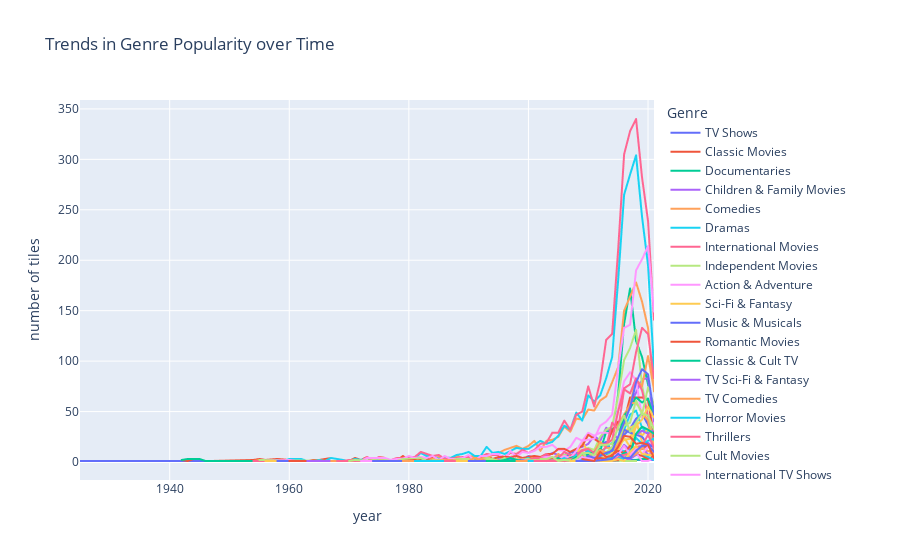

The code cell stored with this chart in its notebook:
### Markdown cell above
<h1 style="font-family: 'Poppins', sans-serif; font-weight: 700; 
           text-align:center; background: linear-gradient(90deg, #E74C3C, #A93226); 
           -webkit-background-clip: text; -webkit-text-fill-color: transparent; margin-top: 40px;">
Trends in Genre Popularity over Time
</h1>

### Code cell
# spliting genre 
df['Genre'] = df['Genre'].str.split(',')
df= df.explode('Genre')
df['Genre'] = df['Genre'].str.strip()


# groupby release year
genre_trends = df.groupby(['release_year','Genre']).size().reset_index(name='count')

# top 5 genre
top_5 = genre_trends.groupby('Genre')['count'].sum().nlargest(5).index

# using plotly to visualize trends of genre
fig = px.line(genre_trends, x='release_year', y='count', color='Genre',
              title="Trends in Genre Popularity over Time" ,
              labels={'release_year':'year' , 'count':'number of tiles'})
fig.show()

### Figure 1 — Plotly figure (JSON) as saved in the notebook; plotly's stock layout.template omitted (floating-point values rounded to 4 significant figures)
{"data": [{"hovertemplate": "Genre=TV Shows<br>year=%{x}<br>number of tiles=%{y}<extra></extra>", "legendgroup": "TV Shows", "line": {"color": "#636efa", "dash": "solid"}, "marker": {"symbol": "circle"}, "mode": "lines", "name": "TV Shows", "showlegend": true, "type": "scattergl", "x": [1925, 1945, 1946, 1991, 1994, 2006, 2014, 2015, 2017, 2019, 2020, 2021], "xaxis": "x", "y": [1, 1, 1, 1, 1, 1, 1, 1, 2, 2, 2, 2], "yaxis": "y"}, {"hovertemplate": "Genre=Classic Movies<br>year=%{x}<br>number of tiles=%{y}<extra></extra>", "legendgroup": "Classic Movies", "line": {"color": "#EF553B", "dash": "solid"}, "marker": {"symbol": "circle"}, "mode": "lines", "name": "Classic Movies", "showlegend": true, "type": "scattergl", "x": [1942, 1943, 1944, 1945, 1946, 1947, 1954, 1955, 1956, 1958, 1960, 1961, 1962, 1963, 1964, 1965, 1967, 1968, 1969, 1970, 1971, 1972, 1973, 1974, 1975, 1976, 1977, 1978, 1979, 1980, 1981, 1982, 1984, 1985, 1986, 1987, 1988, 1989, 1990, 1991, 1992, 1993, 1994, 2018], "xaxis": "x", "y": [2, 1, 3, 3, 1, 1, 2, 3, 2, 3, 2, 1, 2, 1, 2, 2, 4, 3, 1, 1, 4, 2, 5, 2, 5, 4, 2, 1, 6, 2, 5, 2, 5, 1, 2, 1, 2, 3, 3, 2, 6, 7, 3, 1], "yaxis": "y"}, {"hovertemplate": "Genre=Documentaries<br>year=%{x}<br>number of tiles=%{y}<extra></extra>", "legendgroup": "Documentaries", "line": {"color": "#00cc96", "dash": "solid"}, "marker": {"symbol": "circle"}, "mode": "lines", "name": "Documentaries", "showlegend": true, "type": "scattergl", "x": [1942, 1943, 1944, 1945, 1946, 1947, 1972, 1973, 1977, 1979, 1980, 1988, 1990, 1994, 1997, 1998, 2000, 2002, 2004, 2005, 2006, 2007, 2008, 2009, 2010, 2011, 2012, 2013, 2014, 2015, 2016, 2017, 2018, 2019, 2020, 2021], "xaxis": "x", "y": [2, 3, 3, 3, 1, 1, 1, 1, 1, 1, 1, 1, 2, 2, 1, 3, 1, 3, 1, 5, 3, 4, 5, 3, 8, 7, 11, 30, 31, 67, 137, 172, 120, 104, 77, 53], "yaxis": "y"}, {"hovertemplate": "Genre=Children & Family Movies<br>year=%{x}<br>number of tiles=%{y}<extra></extra>", "legendgroup": "Children & Family Movies", "line": {"color": "#ab63fa", "dash": "solid"}, "marker": {"symbol": "circle"}, "mode": "lines", "name": "Children & Family Movies", "showlegend": true, "type": "scattergl", "x": [1954, 1968, 1971, 1973, 1977, 1978, 1980, 1981, 1982, 1984, 1986, 1989, 1991, 1992, 1993, 1994, 1995, 1997, 1998, 1999, 2000, 2001, 2002, 2003, 2004, 2005, 2006, 2007, 2008, 2009, 2010, 2011, 2012, 2013, 2014, 2015, 2016, 2017, 2018, 2019, 2020, 2021], "xaxis": "x", "y": [1, 1, 1, 1, 1, 1, 1, 1, 1, 2, 3, 4, 2, 1, 4, 2, 3, 1, 2, 3, 6, 5, 3, 6, 9, 7, 7, 9, 13, 15, 18, 26, 21, 34, 29, 23, 45, 55, 69, 82, 83, 40], "yaxis": "y"}, {"hovertemplate": "Genre=Comedies<br>year=%{x}<br>number of tiles=%{y}<extra></extra>", "legendgroup": "Comedies", "line": {"color": "#FFA15A", "dash": "solid"}, "marker": {"symbol": "circle"}, "mode": "lines", "name": "Comedies", "showlegend": true, "type": "scattergl", "x": [1954, 1955, 1958, 1960, 1962, 1968, 1970, 1971, 1972, 1973, 1974, 1975, 1976, 1977, 1978, 1979, 1980, 1981, 1982, 1983, 1984, 1985, 1986, 1987, 1988, 1989, 1990, 1991, 1992, 1993, 1994, 1995, 1996, 1997, 1998, 1999, 2000, 2001, 2002, 2003, 2004, 2005, 2006, 2007, 2008, 2009, 2010, 2011, 2012, 2013, 2014, 2015, 2016, 2017, 2018, 2019, 2020, 2021], "xaxis": "x", "y": [1, 2, 1, 2, 1, 1, 1, 1, 1, 1, 4, 2, 3, 1, 1, 3, 3, 5, 5, 1, 3, 5, 2, 1, 6, 4, 6, 5, 5, 4, 7, 9, 12, 14, 16, 13, 16, 21, 11, 21, 22, 25, 35, 30, 43, 42, 52, 51, 61, 65, 79, 94, 150, 164, 178, 159, 133, 70], "yaxis": "y"}, {"hovertemplate": "Genre=Dramas<br>year=%{x}<br>number of tiles=%{y}<extra></extra>", "legendgroup": "Dramas", "line": {"color": "#19d3f3", "dash": "solid"}, "marker": {"symbol": "circle"}, "mode": "lines", "name": "Dramas", "showlegend": true, "type": "scattergl", "x": [1954, 1955, 1956, 1958, 1959, 1960, 1962, 1963, 1964, 1965, 1966, 1967, 1969, 1970, 1971, 1972, 1973, 1974, 1975, 1976, 1977, 1978, 1979, 1980, 1981, 1982, 1983, 1984, 1985, 1986, 1987, 1988, 1989, 1990, 1991, 1992, 1993, 1994, 1995, 1996, 1997, 1998, 1999, 2000, 2001, 2002, 2003, 2004, 2005, 2006, 2007, 2008, 2009, 2010, 2011, 2012, 2013, 2014, 2015, 2016, 2017, 2018, 2019, 2020, 2021], "xaxis": "x", "y": [1, 1, 1, 2, 1, 3, 3, 1, 1, 2, 1, 4, 2, 1, 3, 2, 4, 3, 4, 4, 2, 3, 3, 5, 4, 9, 6, 6, 3, 5, 4, 7, 8, 10, 6, 6, 15, 9, 10, 8, 11, 14, 13, 13, 17, 21, 18, 20, 26, 36, 32, 49, 41, 66, 60, 66, 83, 104, 180, 265, 285, 304, 243, 195, 92], "yaxis": "y"}, {"hovertemplate": "Genre=International Movies<br>year=%{x}<br>number of tiles=%{y}<extra></extra>", "legendgroup": "International Movies", "line": {"color": "#FF6692", "dash": "solid"}, "marker": {"symbol": "circle"}, "mode": "lines", "name": "International Movies", "showlegend": true, "type": "scattergl", "x": [1954, 1956, 1958, 1959, 1960, 1962, 1964, 1966, 1967, 1968, 1969, 1970, 1971, 1972, 1973, 1974, 1975, 1976, 1977, 1978, 1979, 1980, 1981, 1982, 1983, 1984, 1985, 1986, 1988, 1989, 1990, 1991, 1992, 1993, 1994, 1995, 1996, 1997, 1998, 1999, 2000, 2001, 2002, 2003, 2004, 2005, 2006, 2007, 2008, 2009, 2010, 2011, 2012, 2013, 2014, 2015, 2016, 2017, 2018, 2019, 2020, 2021], "xaxis": "x", "y": [1, 1, 1, 1, 2, 1, 1, 1, 1, 1, 1, 2, 2, 1, 5, 2, 5, 3, 2, 4, 4, 5, 5, 10, 8, 6, 7, 3, 4, 5, 5, 2, 5, 8, 7, 7, 5, 9, 8, 12, 9, 12, 18, 19, 29, 29, 41, 32, 47, 50, 75, 55, 80, 121, 127, 210, 305, 328, 340, 282, 239, 141], "yaxis": "y"}, {"hovertemplate": "Genre=Independent Movies<br>year=%{x}<br>number of tiles=%{y}<extra></extra>", "legendgroup": "Independent Movies", "line": {"color": "#B6E880", "dash": "solid"}, "marker": {"symbol": "circle"}, "mode": "lines", "name": "Independent Movies", "showlegend": true, "type": "scattergl", "x": [1955, 1967, 1973, 1974, 1977, 1978, 1982, 1983, 1985, 1988, 1990, 1991, 1992, 1993, 1995, 1996, 1997, 1998, 1999, 2000, 2001, 2002, 2003, 2004, 2005, 2006, 2007, 2008, 2009, 2010, 2011, 2012, 2013, 2014, 2015, 2016, 2017, 2018, 2019, 2020, 2021], "xaxis": "x", "y": [2, 1, 1, 2, 1, 1, 5, 2, 1, 1, 1, 3, 2, 4, 2, 1, 2, 4, 1, 1, 1, 4, 1, 4, 7, 7, 6, 10, 12, 14, 12, 25, 32, 35, 65, 101, 113, 131, 76, 46, 16], "yaxis": "y"}, {"hovertemplate": "Genre=Action & Adventure<br>year=%{x}<br>number of tiles=%{y}<extra></extra>", "legendgroup": "Action & Adventure", "line": {"color": "#FF97FF", "dash": "solid"}, "marker": {"symbol": "circle"}, "mode": "lines", "name": "Action & Adventure", "showlegend": true, "type": "scattergl", "x": [1956, 1960, 1961, 1962, 1963, 1967, 1968, 1971, 1972, 1973, 1975, 1976, 1977, 1978, 1979, 1980, 1981, 1982, 1983, 1984, 1985, 1986, 1987, 1988, 1989, 1990, 1991, 1992, 1993, 1994, 1995, 1996, 1997, 1998, 1999, 2000, 2001, 2002, 2003, 2004, 2005, 2006, 2007, 2008, 2009, 2010, 2011, 2012, 2013, 2014, 2015, 2016, 2017, 2018, 2019, 2020, 2021], "xaxis": "x", "y": [1, 2, 1, 1, 1, 1, 1, 1, 1, 4, 4, 4, 2, 3, 3, 6, 4, 5, 4, 6, 2, 6, 3, 3, 4, 7, 1, 6, 6, 8, 8, 3, 11, 5, 10, 9, 11, 15, 15, 17, 12, 11, 15, 24, 21, 29, 26, 29, 29, 28, 53, 80, 89, 81, 44, 46, 37], "yaxis": "y"}, {"hovertemplate": "Genre=Sci-Fi & Fantasy<br>year=%{x}<br>number of tiles=%{y}<extra></extra>", "legendgroup": "Sci-Fi & Fantasy", "line": {"color": "#FECB52", "dash": "solid"}, "marker": {"symbol": "circle"}, "mode": "lines", "name": "Sci-Fi & Fantasy", "showlegend": true, "type": "scattergl", "x": [1956, 1980, 1990, 1992, 1993, 1994, 1995, 1996, 1997, 1998, 1999, 2000, 2001, 2002, 2003, 2004, 2005, 2006, 2007, 2008, 2009, 2010, 2011, 2012, 2013, 2014, 2015, 2016, 2017, 2018, 2019, 2020], "xaxis": "x", "y": [1, 1, 1, 1, 1, 2, 2, 2, 2, 2, 4, 3, 4, 4, 5, 2, 5, 6, 5, 5, 21, 9, 7, 4, 7, 13, 16, 22, 23, 42, 20, 1], "yaxis": "y"}, {"hovertemplate": "Genre=Music & Musicals<br>year=%{x}<br>number of tiles=%{y}<extra></extra>", "legendgroup": "Music & Musicals", "line": {"color": "#636efa", "dash": "solid"}, "marker": {"symbol": "circle"}, "mode": "lines", "name": "Music & Musicals", "showlegend": true, "type": "scattergl", "x": [1958, 1964, 1966, 1971, 1973, 1974, 1975, 1976, 1978, 1981, 1983, 1986, 1987, 1988, 1989, 1990, 1991, 1993, 1994, 1995, 1997, 1998, 1999, 2000, 2001, 2002, 2003, 2004, 2005, 2006, 2007, 2008, 2009, 2010, 2011, 2012, 2013, 2014, 2015, 2016, 2017, 2018, 2019, 2020, 2021], "xaxis": "x", "y": [1, 1, 1, 1, 1, 1, 1, 1, 1, 1, 1, 1, 1, 1, 1, 1, 2, 2, 1, 2, 2, 2, 3, 2, 1, 5, 4, 3, 7, 2, 10, 9, 7, 11, 6, 17, 20, 10, 24, 27, 33, 43, 48, 37, 19], "yaxis": "y"}, {"hovertemplate": "Genre=Romantic Movies<br>year=%{x}<br>number of tiles=%{y}<extra></extra>", "legendgroup": "Romantic Movies", "line": {"color": "#EF553B", "dash": "solid"}, "marker": {"symbol": "circle"}, "mode": "lines", "name": "Romantic Movies", "showlegend": true, "type": "scattergl", "x": [1960, 1962, 1965, 1969, 1972, 1973, 1974, 1976, 1980, 1981, 1982, 1983, 1984, 1988, 1992, 1993, 1995, 1996, 1997, 1998, 1999, 2000, 2001, 2002, 2003, 2004, 2005, 2006, 2007, 2008, 2009, 2010, 2011, 2012, 2013, 2014, 2015, 2016, 2017, 2018, 2019, 2020, 2021], "xaxis": "x", "y": [1, 1, 1, 1, 1, 1, 1, 1, 1, 2, 1, 2, 2, 1, 1, 1, 5, 5, 5, 6, 4, 5, 6, 5, 8, 8, 13, 13, 10, 13, 16, 27, 23, 19, 16, 31, 40, 41, 64, 64, 64, 61, 25], "yaxis": "y"}, {"hovertemplate": "Genre=Classic & Cult TV<br>year=%{x}<br>number of tiles=%{y}<extra></extra>", "legendgroup": "Classic & Cult TV", "line": {"color": "#00cc96", "dash": "solid"}, "marker": {"symbol": "circle"}, "mode": "lines", "name": "Classic & Cult TV", "showlegend": true, "type": "scattergl", "x": [1963, 1967, 1974, 1977, 1979, 1990, 1992, 2003, 2004, 2006, 2007, 2008, 2010, 2013, 2015, 2016, 2017, 2018, 2019, 2020], "xaxis": "x", "y": [1, 1, 1, 1, 1, 2, 1, 2, 1, 1, 1, 1, 1, 1, 2, 1, 1, 2, 3, 3], "yaxis": "y"}, {"hovertemplate": "Genre=TV Sci-Fi & Fantasy<br>year=%{x}<br>number of tiles=%{y}<extra></extra>", "legendgroup": "TV Sci-Fi & Fantasy", "line": {"color": "#ab63fa", "dash": "solid"}, "marker": {"symbol": "circle"}, "mode": "lines", "name": "TV Sci-Fi & Fantasy", "showlegend": true, "type": "scattergl", "x": [1963, 1993, 1999, 2000, 2004, 2006, 2007, 2009, 2011, 2013, 2014, 2015, 2016, 2017, 2018, 2019, 2020, 2021], "xaxis": "x", "y": [1, 1, 2, 1, 1, 1, 1, 1, 2, 1, 5, 5, 4, 4, 7, 14, 19, 14], "yaxis": "y"}, {"hovertemplate": "Genre=TV Comedies<br>year=%{x}<br>number of tiles=%{y}<extra></extra>", "legendgroup": "TV Comedies", "line": {"color": "#FFA15A", "dash": "solid"}, "marker": {"symbol": "circle"}, "mode": "lines", "name": "TV Comedies", "showlegend": true, "type": "scattergl", "x": [1967, 1972, 1977, 1990, 1992, 1994, 1997, 1998, 1999, 2000, 2002, 2003, 2004, 2005, 2006, 2007, 2008, 2009, 2010, 2011, 2012, 2013, 2014, 2015, 2016, 2017, 2018, 2019, 2020, 2021], "xaxis": "x", "y": [1, 1, 1, 1, 3, 1, 2, 1, 2, 1, 1, 4, 1, 8, 3, 2, 4, 6, 5, 10, 20, 14, 14, 37, 47, 57, 82, 75, 105, 72], "yaxis": "y"}, {"hovertemplate": "Genre=Horror Movies<br>year=%{x}<br>number of tiles=%{y}<extra></extra>", "legendgroup": "Horror Movies", "line": {"color": "#19d3f3", "dash": "solid"}, "marker": {"symbol": "circle"}, "mode": "lines", "name": "Horror Movies", "showlegend": true, "type": "scattergl", "x": [1968, 1974, 1976, 1977, 1978, 1981, 1983, 1985, 1987, 1988, 1990, 1992, 1995, 1996, 1997, 1999, 2000, 2001, 2002, 2003, 2004, 2005, 2006, 2007, 2008, 2009, 2010, 2011, 2012, 2013, 2014, 2015, 2016, 2017, 2018, 2019, 2020, 2021], "xaxis": "x", "y": [1, 1, 1, 1, 1, 1, 1, 1, 2, 2, 1, 2, 1, 1, 2, 2, 4, 1, 1, 5, 3, 3, 5, 4, 5, 12, 11, 8, 7, 15, 19, 20, 32, 47, 51, 34, 29, 20], "yaxis": "y"}, {"hovertemplate": "Genre=Thrillers<br>year=%{x}<br>number of tiles=%{y}<extra></extra>", "legendgroup": "Thrillers", "line": {"color": "#FF6692", "dash": "solid"}, "marker": {"symbol": "circle"}, "mode": "lines", "name": "Thrillers", "showlegend": true, "type": "scattergl", "x": [1968, 1978, 1983, 1985, 1987, 1991, 1992, 1993, 1994, 1995, 1996, 1997, 1998, 1999, 2000, 2001, 2002, 2003, 2004, 2005, 2006, 2007, 2008, 2009, 2010, 2011, 2012, 2013, 2014, 2015, 2016, 2017, 2018, 2019, 2020, 2021], "xaxis": "x", "y": [1, 1, 1, 1, 1, 1, 2, 2, 1, 2, 3, 5, 2, 3, 2, 4, 4, 8, 4, 4, 10, 7, 7, 12, 13, 9, 9, 15, 39, 32, 72, 68, 83, 71, 45, 33], "yaxis": "y"}, {"hovertemplate": "Genre=Cult Movies<br>year=%{x}<br>number of tiles=%{y}<extra></extra>", "legendgroup": "Cult Movies", "line": {"color": "#B6E880", "dash": "solid"}, "marker": {"symbol": "circle"}, "mode": "lines", "name": "Cult Movies", "showlegend": true, "type": "scattergl", "x": [1970, 1971, 1974, 1976, 1977, 1978, 1979, 1981, 1982, 1983, 1984, 1985, 1986, 1987, 1988, 1990, 1991, 1992, 1994, 1995, 1996, 1997, 1998, 2000, 2001, 2004, 2006, 2007, 2008, 2009, 2010, 2011, 2012, 2013, 2016, 2017, 2018], "xaxis": "x", "y": [1, 2, 1, 2, 1, 1, 3, 3, 4, 1, 2, 2, 2, 1, 3, 3, 1, 1, 3, 1, 4, 1, 2, 3, 1, 4, 2, 3, 3, 1, 1, 1, 2, 2, 1, 1, 1], "yaxis": "y"}, {"hovertemplate": "Genre=International TV Shows<br>year=%{x}<br>number of tiles=%{y}<extra></extra>", "legendgroup": "International TV Shows", "line": {"color": "#FF97FF", "dash": "solid"}, "marker": {"symbol": "circle"}, "mode": "lines", "name": "International TV Shows", "showlegend": true, "type": "scattergl", "x": [1972, 1974, 1995, 1998, 1999, 2001, 2002, 2003, 2004, 2005, 2006, 2007, 2008, 2009, 2010, 2011, 2012, 2013, 2014, 2015, 2016, 2017, 2018, 2019, 2020, 2021], "xaxis": "x", "y": [1, 1, 1, 1, 2, 2, 4, 5, 5, 3, 6, 4, 11, 21, 22, 23, 36, 40, 47, 93, 133, 136, 190, 201, 214, 149], "yaxis": "y"}, {"hovertemplate": "Genre=British TV Shows<br>year=%{x}<br>number of tiles=%{y}<extra></extra>", "legendgroup": "British TV Shows", "line": {"color": "#FECB52", "dash": "solid"}, "marker": {"symbol": "circle"}, "mode": "lines", "name": "British TV Shows", "showlegend": true, "type": "scattergl", "x": [1974, 1977, 1992, 1999, 2001, 2004, 2005, 2006, 2008, 2009, 2010, 2011, 2012, 2013, 2014, 2015, 2016, 2017, 2018, 2019, 2020, 2021], "xaxis": "x", "y": [1, 1, 1, 1, 2, 1, 2, 3, 2, 5, 3, 6, 9, 10, 7, 22, 30, 34, 37, 26, 33, 17], "yaxis": "y"}, {"hovertemplate": "Genre=Sports Movies<br>year=%{x}<br>number of tiles=%{y}<extra></extra>", "legendgroup": "Sports Movies", "line": {"color": "#636efa", "dash": "solid"}, "marker": {"symbol": "circle"}, "mode": "lines", "name": "Sports Movies", "showlegend": true, "type": "scattergl", "x": [1974, 1979, 1980, 1982, 1984, 1985, 1988, 1989, 1990, 1991, 1994, 1996, 1998, 2002, 2003, 2004, 2005, 2006, 2007, 2008, 2009, 2010, 2011, 2012, 2013, 2014, 2015, 2016, 2017, 2018, 2019, 2020, 2021], "xaxis": "x", "y": [1, 1, 1, 1, 1, 1, 1, 1, 1, 1, 1, 1, 2, 1, 1, 2, 2, 2, 2, 4, 3, 3, 8, 4, 5, 8, 15, 32, 29, 27, 25, 17, 15], "yaxis": "y"}, {"hovertemplate": "Genre=Anime Features<br>year=%{x}<br>number of tiles=%{y}<extra></extra>", "legendgroup": "Anime Features", "line": {"color": "#EF553B", "dash": "solid"}, "marker": {"symbol": "circle"}, "mode": "lines", "name": "Anime Features", "showlegend": true, "type": "scattergl", "x": [1979, 1981, 1982, 1988, 1997, 1998, 2001, 2002, 2003, 2004, 2005, 2006, 2007, 2008, 2009, 2010, 2011, 2012, 2013, 2014, 2015, 2016, 2017, 2018, 2019, 2020, 2021], "xaxis": "x", "y": [1, 2, 1, 1, 1, 1, 1, 2, 2, 3, 1, 1, 1, 2, 2, 2, 3, 2, 4, 2, 2, 5, 6, 8, 6, 3, 6], "yaxis": "y"}, {"hovertemplate": "Genre=Kids' TV<br>year=%{x}<br>number of tiles=%{y}<extra></extra>", "legendgroup": "Kids' TV", "line": {"color": "#00cc96", "dash": "solid"}, "marker": {"symbol": "circle"}, "mode": "lines", "name": "Kids' TV", "showlegend": true, "type": "scattergl", "x": [1979, 1981, 1989, 1990, 1992, 1993, 1994, 1995, 1996, 1997, 1998, 1999, 2000, 2001, 2002, 2003, 2004, 2005, 2006, 2007, 2008, 2009, 2010, 2011, 2012, 2013, 2014, 2015, 2016, 2017, 2018, 2019, 2020, 2021], "xaxis": "x", "y": [1, 1, 1, 1, 1, 1, 1, 1, 2, 4, 2, 1, 2, 1, 1, 2, 2, 4, 1, 4, 6, 4, 8, 10, 13, 8, 15, 24, 46, 53, 64, 59, 63, 44], "yaxis": "y"}, {"hovertemplate": "Genre=Spanish-Language TV Shows<br>year=%{x}<br>number of tiles=%{y}<extra></extra>", "legendgroup": "Spanish-Language TV Shows", "line": {"color": "#ab63fa", "dash": "solid"}, "marker": {"symbol": "circle"}, "mode": "lines", "name": "Spanish-Language TV Shows", "showlegend": true, "type": "scattergl", "x": [1979, 2002, 2003, 2004, 2006, 2007, 2008, 2010, 2012, 2013, 2014, 2015, 2016, 2017, 2018, 2019, 2020, 2021], "xaxis": "x", "y": [1, 1, 1, 2, 1, 1, 2, 4, 2, 3, 1, 8, 17, 12, 27, 31, 28, 32], "yaxis": "y"}, {"hovertemplate": "Genre=Stand-Up Comedy<br>year=%{x}<br>number of tiles=%{y}<extra></extra>", "legendgroup": "Stand-Up Comedy", "line": {"color": "#FFA15A", "dash": "solid"}, "marker": {"symbol": "circle"}, "mode": "lines", "name": "Stand-Up Comedy", "showlegend": true, "type": "scattergl", "x": [1979, 1983, 1987, 1989, 1990, 1991, 1992, 1993, 1998, 2000, 2001, 2002, 2005, 2006, 2007, 2008, 2009, 2010, 2011, 2012, 2013, 2014, 2015, 2016, 2017, 2018, 2019, 2020, 2021], "xaxis": "x", "y": [1, 1, 2, 1, 1, 4, 2, 1, 1, 1, 1, 1, 1, 4, 1, 4, 2, 3, 6, 12, 9, 11, 17, 37, 58, 59, 49, 41, 12], "yaxis": "y"}, {"hovertemplate": "Genre=Anime Series<br>year=%{x}<br>number of tiles=%{y}<extra></extra>", "legendgroup": "Anime Series", "line": {"color": "#19d3f3", "dash": "solid"}, "marker": {"symbol": "circle"}, "mode": "lines", "name": "Anime Series", "showlegend": true, "type": "scattergl", "x": [1981, 1985, 1986, 1995, 1998, 1999, 2000, 2001, 2002, 2003, 2005, 2006, 2007, 2008, 2009, 2010, 2011, 2012, 2013, 2014, 2015, 2016, 2017, 2018, 2019, 2020, 2021], "xaxis": "x", "y": [1, 1, 1, 1, 1, 1, 1, 1, 1, 2, 1, 4, 1, 7, 3, 5, 6, 4, 5, 11, 11, 11, 10, 24, 18, 21, 23], "yaxis": "y"}, {"hovertemplate": "Genre=TV Dramas<br>year=%{x}<br>number of tiles=%{y}<extra></extra>", "legendgroup": "TV Dramas", "line": {"color": "#FF6692", "dash": "solid"}, "marker": {"symbol": "circle"}, "mode": "lines", "name": "TV Dramas", "showlegend": true, "type": "scattergl", "x": [1986, 1988, 1990, 1993, 1999, 2002, 2004, 2005, 2006, 2007, 2008, 2009, 2010, 2011, 2012, 2013, 2014, 2015, 2016, 2017, 2018, 2019, 2020, 2021], "xaxis": "x", "y": [1, 1, 1, 1, 1, 4, 1, 2, 2, 3, 4, 11, 13, 9, 17, 18, 22, 50, 73, 77, 109, 133, 127, 83], "yaxis": "y"}, {"hovertemplate": "Genre=Docuseries<br>year=%{x}<br>number of tiles=%{y}<extra></extra>", "legendgroup": "Docuseries", "line": {"color": "#B6E880", "dash": "solid"}, "marker": {"symbol": "circle"}, "mode": "lines", "name": "Docuseries", "showlegend": true, "type": "scattergl", "x": [1988, 1990, 1996, 1999, 2001, 2005, 2006, 2007, 2008, 2009, 2010, 2011, 2012, 2013, 2014, 2015, 2016, 2017, 2018, 2019, 2020, 2021], "xaxis": "x", "y": [1, 1, 1, 1, 2, 1, 2, 2, 2, 9, 3, 7, 4, 9, 15, 21, 36, 39, 61, 47, 74, 57], "yaxis": "y"}, {"hovertemplate": "Genre=Movies<br>year=%{x}<br>number of tiles=%{y}<extra></extra>", "legendgroup": "Movies", "line": {"color": "#FF97FF", "dash": "solid"}, "marker": {"symbol": "circle"}, "mode": "lines", "name": "Movies", "showlegend": true, "type": "scattergl", "x": [1988, 2004, 2005, 2008, 2010, 2011, 2012, 2014, 2015, 2016, 2017, 2018, 2019, 2020, 2021], "xaxis": "x", "y": [1, 1, 1, 1, 2, 6, 3, 8, 8, 6, 5, 9, 1, 1, 4], "yaxis": "y"}, {"hovertemplate": "Genre=Reality TV<br>year=%{x}<br>number of tiles=%{y}<extra></extra>", "legendgroup": "Reality TV", "line": {"color": "#FECB52", "dash": "solid"}, "marker": {"symbol": "circle"}, "mode": "lines", "name": "Reality TV", "showlegend": true, "type": "scattergl", "x": [1988, 1993, 2001, 2006, 2009, 2010, 2011, 2012, 2013, 2014, 2015, 2016, 2017, 2018, 2019, 2020, 2021], "xaxis": "x", "y": [1, 1, 1, 1, 2, 2, 2, 4, 4, 9, 12, 24, 15, 36, 42, 55, 44], "yaxis": "y"}, {"hovertemplate": "Genre=Crime TV Shows<br>year=%{x}<br>number of tiles=%{y}<extra></extra>", "legendgroup": "Crime TV Shows", "line": {"color": "#636efa", "dash": "solid"}, "marker": {"symbol": "circle"}, "mode": "lines", "name": "Crime TV Shows", "showlegend": true, "type": "scattergl", "x": [1990, 1999, 2004, 2005, 2006, 2007, 2008, 2009, 2010, 2011, 2012, 2013, 2014, 2015, 2016, 2017, 2018, 2019, 2020, 2021], "xaxis": "x", "y": [1, 1, 1, 1, 1, 1, 4, 1, 6, 4, 6, 9, 11, 25, 39, 54, 79, 92, 87, 47], "yaxis": "y"}, {"hovertemplate": "Genre=LGBTQ Movies<br>year=%{x}<br>number of tiles=%{y}<extra></extra>", "legendgroup": "LGBTQ Movies", "line": {"color": "#EF553B", "dash": "solid"}, "marker": {"symbol": "circle"}, "mode": "lines", "name": "LGBTQ Movies", "showlegend": true, "type": "scattergl", "x": [1993, 1995, 1998, 2006, 2008, 2009, 2010, 2012, 2013, 2015, 2016, 2017, 2018, 2019, 2020, 2021], "xaxis": "x", "y": [1, 1, 1, 1, 1, 2, 1, 4, 3, 11, 9, 16, 13, 13, 17, 8], "yaxis": "y"}, {"hovertemplate": "Genre=TV Action & Adventure<br>year=%{x}<br>number of tiles=%{y}<extra></extra>", "legendgroup": "TV Action & Adventure", "line": {"color": "#00cc96", "dash": "solid"}, "marker": {"symbol": "circle"}, "mode": "lines", "name": "TV Action & Adventure", "showlegend": true, "type": "scattergl", "x": [1993, 1999, 2000, 2001, 2003, 2004, 2005, 2006, 2007, 2008, 2009, 2011, 2012, 2013, 2014, 2015, 2016, 2017, 2018, 2019, 2020, 2021], "xaxis": "x", "y": [1, 1, 1, 1, 1, 1, 1, 1, 1, 5, 1, 1, 1, 2, 4, 5, 9, 8, 28, 35, 32, 28], "yaxis": "y"}, {"hovertemplate": "Genre=TV Thrillers<br>year=%{x}<br>number of tiles=%{y}<extra></extra>", "legendgroup": "TV Thrillers", "line": {"color": "#ab63fa", "dash": "solid"}, "marker": {"symbol": "circle"}, "mode": "lines", "name": "TV Thrillers", "showlegend": true, "type": "scattergl", "x": [1998, 2008, 2013, 2014, 2015, 2016, 2017, 2018, 2019, 2020, 2021], "xaxis": "x", "y": [1, 1, 1, 1, 8, 3, 3, 7, 16, 7, 9], "yaxis": "y"}, {"hovertemplate": "Genre=Teen TV Shows<br>year=%{x}<br>number of tiles=%{y}<extra></extra>", "legendgroup": "Teen TV Shows", "line": {"color": "#FFA15A", "dash": "solid"}, "marker": {"symbol": "circle"}, "mode": "lines", "name": "Teen TV Shows", "showlegend": true, "type": "scattergl", "x": [1998, 1999, 2000, 2002, 2006, 2008, 2010, 2011, 2012, 2014, 2015, 2016, 2017, 2018, 2019, 2020, 2021], "xaxis": "x", "y": [1, 1, 1, 1, 2, 1, 2, 1, 1, 3, 4, 5, 5, 8, 14, 11, 8], "yaxis": "y"}, {"hovertemplate": "Genre=Faith & Spirituality<br>year=%{x}<br>number of tiles=%{y}<extra></extra>", "legendgroup": "Faith & Spirituality", "line": {"color": "#19d3f3", "dash": "solid"}, "marker": {"symbol": "circle"}, "mode": "lines", "name": "Faith & Spirituality", "showlegend": true, "type": "scattergl", "x": [2000, 2005, 2006, 2007, 2008, 2010, 2011, 2012, 2013, 2014, 2015, 2016, 2017, 2018, 2019, 2020, 2021], "xaxis": "x", "y": [1, 1, 1, 1, 3, 1, 1, 1, 2, 6, 4, 3, 10, 15, 8, 5, 2], "yaxis": "y"}, {"hovertemplate": "Genre=TV Mysteries<br>year=%{x}<br>number of tiles=%{y}<extra></extra>", "legendgroup": "TV Mysteries", "line": {"color": "#FF6692", "dash": "solid"}, "marker": {"symbol": "circle"}, "mode": "lines", "name": "TV Mysteries", "showlegend": true, "type": "scattergl", "x": [2001, 2007, 2013, 2014, 2015, 2016, 2017, 2018, 2019, 2020, 2021], "xaxis": "x", "y": [1, 1, 1, 1, 6, 7, 9, 15, 16, 27, 14], "yaxis": "y"}, {"hovertemplate": "Genre=Romantic TV Shows<br>year=%{x}<br>number of tiles=%{y}<extra></extra>", "legendgroup": "Romantic TV Shows", "line": {"color": "#B6E880", "dash": "solid"}, "marker": {"symbol": "circle"}, "mode": "lines", "name": "Romantic TV Shows", "showlegend": true, "type": "scattergl", "x": [2002, 2003, 2004, 2005, 2006, 2007, 2008, 2009, 2010, 2011, 2012, 2013, 2014, 2015, 2016, 2017, 2018, 2019, 2020, 2021], "xaxis": "x", "y": [3, 3, 5, 1, 2, 1, 3, 9, 9, 7, 17, 17, 18, 34, 46, 30, 39, 48, 46, 32], "yaxis": "y"}, {"hovertemplate": "Genre=Science & Nature TV<br>year=%{x}<br>number of tiles=%{y}<extra></extra>", "legendgroup": "Science & Nature TV", "line": {"color": "#FF97FF", "dash": "solid"}, "marker": {"symbol": "circle"}, "mode": "lines", "name": "Science & Nature TV", "showlegend": true, "type": "scattergl", "x": [2007, 2008, 2009, 2011, 2012, 2013, 2014, 2015, 2016, 2017, 2018, 2019, 2020, 2021], "xaxis": "x", "y": [1, 1, 5, 2, 1, 2, 3, 7, 16, 7, 14, 8, 15, 10], "yaxis": "y"}, {"hovertemplate": "Genre=Stand-Up Comedy & Talk Shows<br>year=%{x}<br>number of tiles=%{y}<extra></extra>", "legendgroup": "Stand-Up Comedy & Talk Shows", "line": {"color": "#FECB52", "dash": "solid"}, "marker": {"symbol": "circle"}, "mode": "lines", "name": "Stand-Up Comedy & Talk Shows", "showlegend": true, "type": "scattergl", "x": [2007, 2008, 2013, 2014, 2015, 2016, 2017, 2018, 2019, 2020, 2021], "xaxis": "x", "y": [1, 1, 1, 1, 3, 1, 10, 16, 8, 7, 7], "yaxis": "y"}, {"hovertemplate": "Genre=TV Horror<br>year=%{x}<br>number of tiles=%{y}<extra></extra>", "legendgroup": "TV Horror", "line": {"color": "#636efa", "dash": "solid"}, "marker": {"symbol": "circle"}, "mode": "lines", "name": "TV Horror", "showlegend": true, "type": "scattergl", "x": [2008, 2011, 2014, 2015, 2016, 2017, 2018, 2019, 2020, 2021], "xaxis": "x", "y": [1, 1, 3, 8, 4, 4, 11, 16, 17, 10], "yaxis": "y"}, {"hovertemplate": "Genre=Korean TV Shows<br>year=%{x}<br>number of tiles=%{y}<extra></extra>", "legendgroup": "Korean TV Shows", "line": {"color": "#EF553B", "dash": "solid"}, "marker": {"symbol": "circle"}, "mode": "lines", "name": "Korean TV Shows", "showlegend": true, "type": "scattergl", "x": [2009, 2010, 2011, 2012, 2013, 2014, 2015, 2016, 2017, 2018, 2019, 2020, 2021], "xaxis": "x", "y": [3, 2, 1, 10, 5, 6, 15, 26, 25, 18, 19, 17, 4], "yaxis": "y"}], "layout": {"legend": {"title": {"text": "Genre"}, "tracegroupgap": 0}, "title": {"text": "Trends in Genre Popularity over Time"}, "xaxis": {"anchor": "y", "domain": [0, 1], "title": {"text": "year"}}, "yaxis": {"anchor": "x", "domain": [0, 1], "title": {"text": "number of tiles"}}}}
